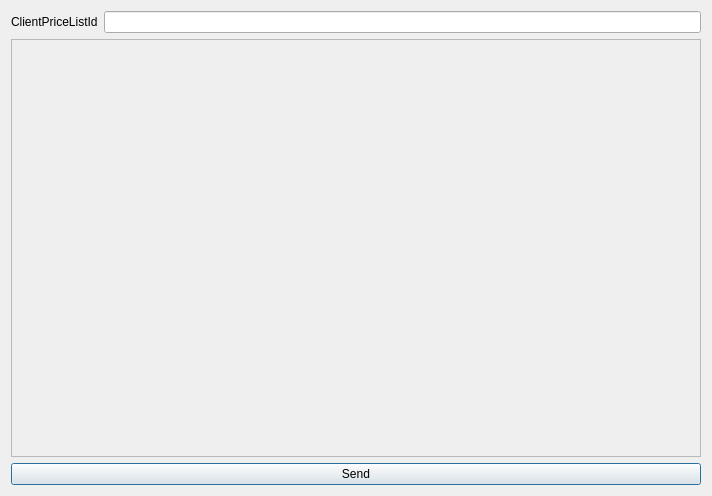
<?xml version="1.0" encoding="UTF-8"?>
<ui version="4.0">
 <class>SenderDataDialog</class>
 <widget class="QDialog" name="SenderDataDialog">
  <property name="geometry">
   <rect>
    <x>0</x>
    <y>0</y>
    <width>712</width>
    <height>496</height>
   </rect>
  </property>
  <property name="windowTitle">
   <string>Dialog</string>
  </property>
  <layout class="QVBoxLayout" name="verticalLayout">
   <item>
    <layout class="QHBoxLayout" name="horizontalLayout">
     <item>
      <widget class="QLabel" name="label">
       <property name="text">
        <string>ClientPriceListId</string>
       </property>
      </widget>
     </item>
     <item>
      <widget class="QLineEdit" name="ClientPriceListLineEdit"/>
     </item>
    </layout>
   </item>
   <item>
    <widget class="QScrollArea" name="scrollArea">
     <property name="widgetResizable">
      <bool>true</bool>
     </property>
     <widget class="QWidget" name="scrollAreaWidgetContents">
      <property name="geometry">
       <rect>
        <x>0</x>
        <y>0</y>
        <width>692</width>
        <height>412</height>
       </rect>
      </property>
      <layout class="QVBoxLayout" name="verticalLayout_2">
       <item>
        <layout class="QVBoxLayout" name="elementVerticalLayout"/>
       </item>
      </layout>
     </widget>
    </widget>
   </item>
   <item>
    <widget class="QPushButton" name="sendPushButton">
     <property name="text">
      <string>Send</string>
     </property>
    </widget>
   </item>
  </layout>
 </widget>
 <resources/>
 <connections/>
</ui>
